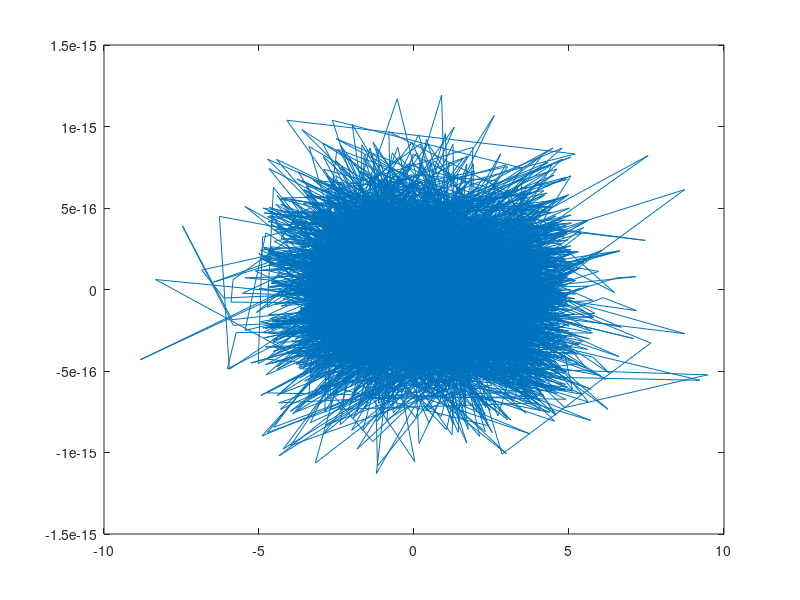
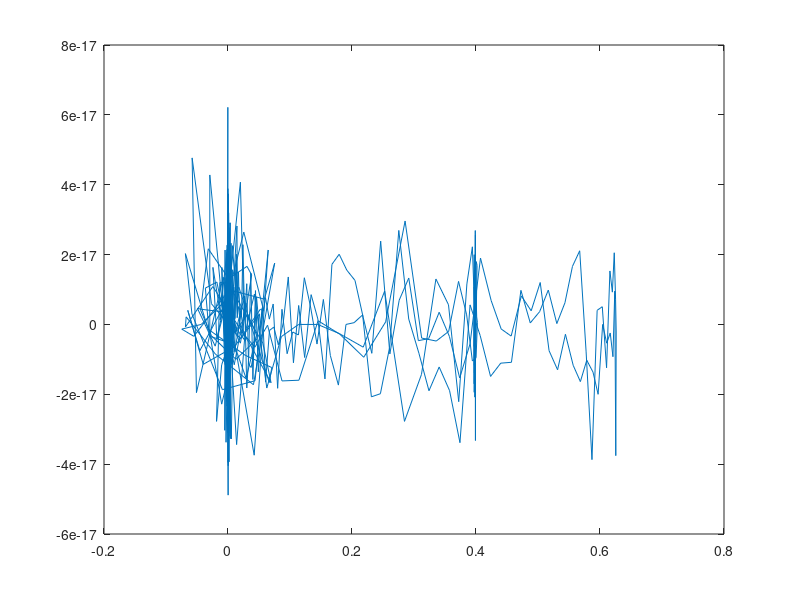
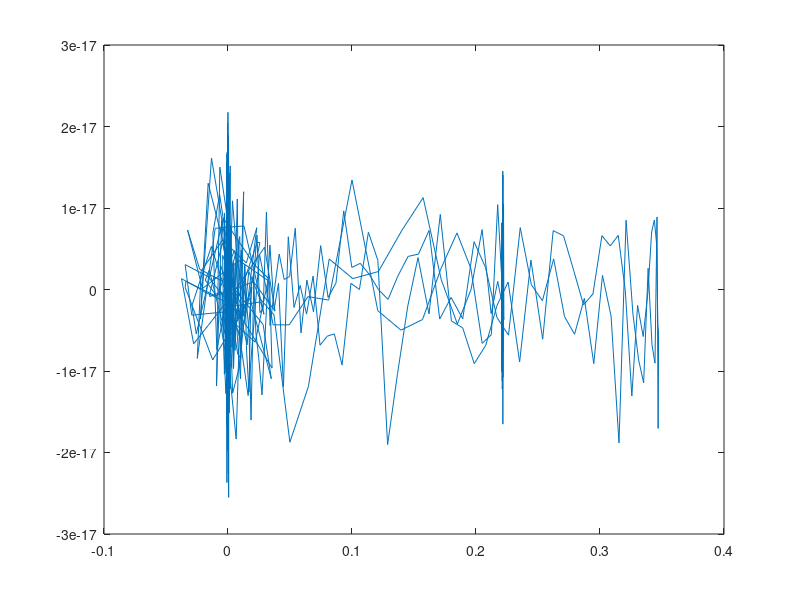
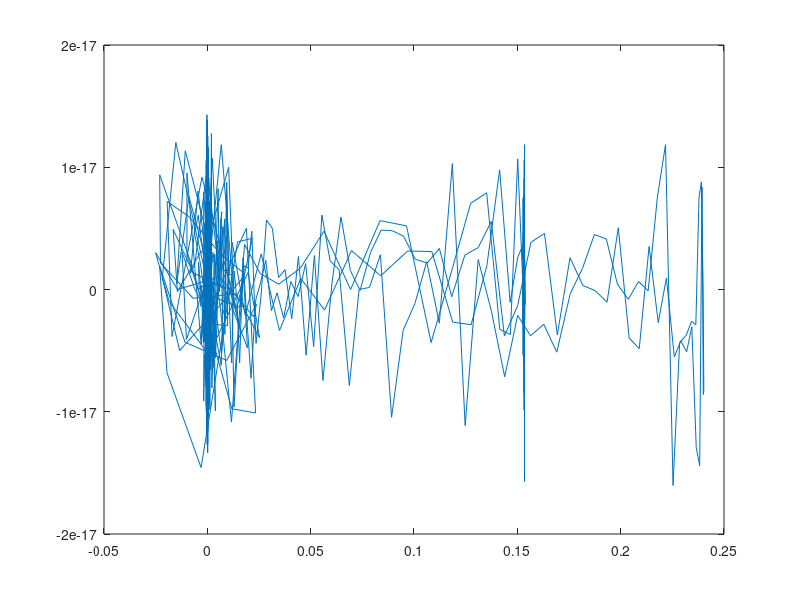

Source code (MATLAB) for these figures, in order:
clear all;
close all;
clc

%Before running code! Plase, dowload the x4fun.mat in our github. If you
%cant find it, then go to Canvas under the projecy folder in EE23

%Conclusion: Incrementing the eigen value, reduces the noise. However, the
%bigger the eigen value, the lower the Amplitude of the signal.

load('x4fun.mat')

N_SAMP = 4096;
N = 11;

w = linspace(0, 2 * pi * (1 - 1 / N_SAMP), N_SAMP);
w = transpose(w);

h_n = zeros(N_SAMP, 1);
h_n(1 : 11) = 1/N;

%PArt1, a)
y_n = conv(x, h_n);

Y_jw = fft(y_n, N_SAMP);

H_jw = fft(h_n, N_SAMP);

% Replace H_jw_inv with Wiener filter!
eigen = linspace(0, 20, 6); 
noise_n = 0.01 * randn(N_SAMP, 1);
noise_jw = fft(noise_n);
Y_jw_noise = Y_jw + noise_jw;

% Try multiple values of eigen
for i = 1 : length(eigen)
    H_w_jw = conj(H_jw) ./ ((abs(H_jw) .^ 2) + eigen(i));
    X_jw = Y_jw_noise .* H_w_jw;
    x_d2 = ifft(X_jw,N_SAMP);
    figure(i)
    plot(x_d2);
end
